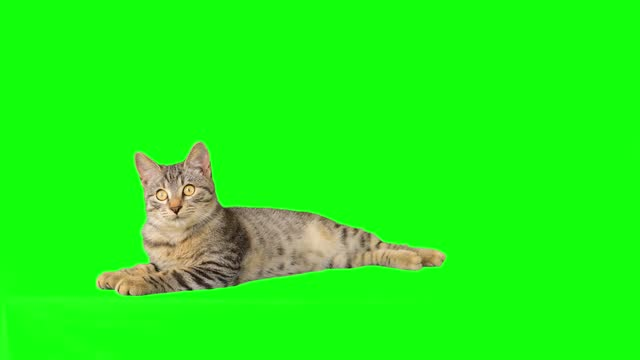
#> input picture Learning/Professional Courses/ImageProcessing/Tests/Test2/cat.jpg, 640 x 360 px
$ python test2.py
#> lines starting #> are read from the running program, lines starting #| are printed output that depends on the picture; after the words box and inside, x2 and y2 are one past the last pixel; in counts of white or black regions, pixels touching at a corner belong together
import cv2
import numpy as np

# 读取并转换图片格式
cat = cv2.imread('cat.jpg')
#> cat is the input picture: shape (360, 640, 3); mean B, G, R 22.1, 244.1, 32.3
hsv = cv2.cvtColor(cat, cv2.COLOR_RGB2HSV)
#> hsv: shape (360, 640, 3); mean H, S, V 64.9, 226.9, 246

# 指定绿色范围，60表示绿色，我取的范围是-+10
Gmin = np.array([50, 100, 100])
Gmax = np.array([70, 255, 255])
# 确定绿色范围
mask = cv2.inRange(hsv, Gmin, Gmax)
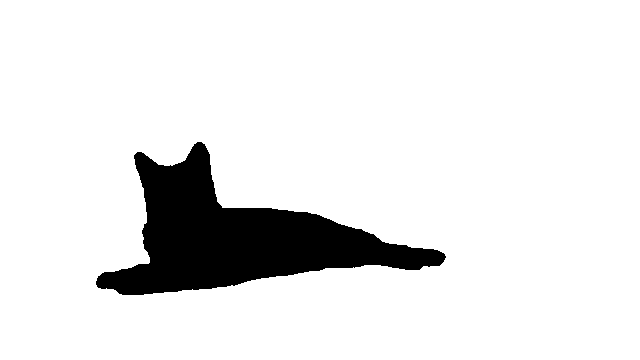
#> mask: shape (360, 640); 90.6% white; 1 black region, box (x1, y1, x2, y2) and area: (96, 142, 446, 295) 21630
cv2.imshow('m',mask)

# 确定非绿色范围
mask_not = cv2.bitwise_not(mask)
cv2.imshow('m_n',mask_not)

# 腐蚀膨胀
# 腐蚀操作：将会腐蚀图像中白色像素，以此来消除小斑点，
# 膨胀操作：将使剩余的白色像素扩张并重新增长回去。
erode = cv2.erode(mask, None, iterations=1)
#> erode: shape (360, 640); 90.1% white; 1 black region, box (x1, y1, x2, y2) and area: (95, 141, 447, 296) 22731
cv2.imshow('erode', erode)
dilate = cv2.dilate(erode, None, iterations=1)
#> dilate: shape (360, 640); 90.6% white; 1 black region, box (x1, y1, x2, y2) and area: (96, 142, 446, 295) 21637
cv2.imshow('dilate', dilate)

# 通过掩码控制的按位与运算锁定绿色区域
green = cv2.bitwise_and(cat, cat, mask=mask)
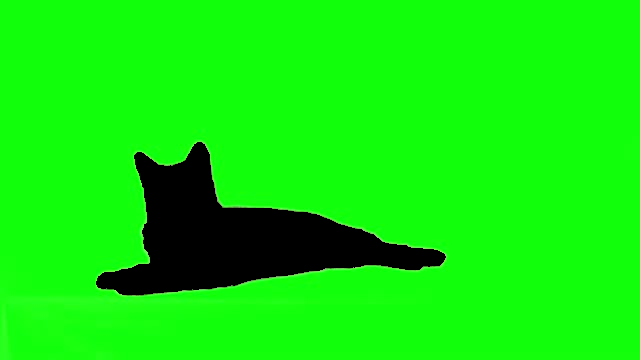
#> green: shape (360, 640, 3); mean B, G, R 11.6, 230.9, 17.4
cv2.imshow('g', green)
# 通过掩码控制的按位与运算锁定非绿色区域
green_not = cv2.bitwise_and(cat, cat, mask=mask_not)
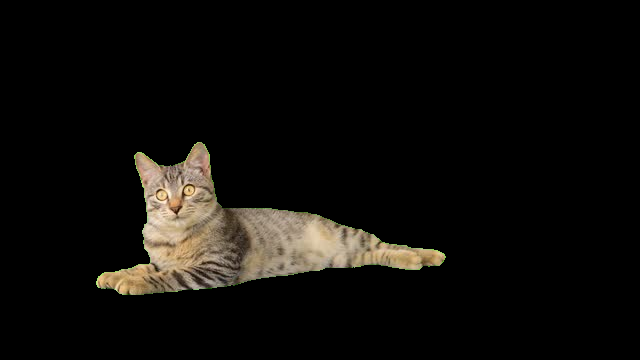
#> green_not: shape (360, 640, 3); mean B, G, R 10.4, 13.2, 15
cv2.imshow('g_n', green_not)

# 拆分为3通道
b, g, r = cv2.split(green_not)
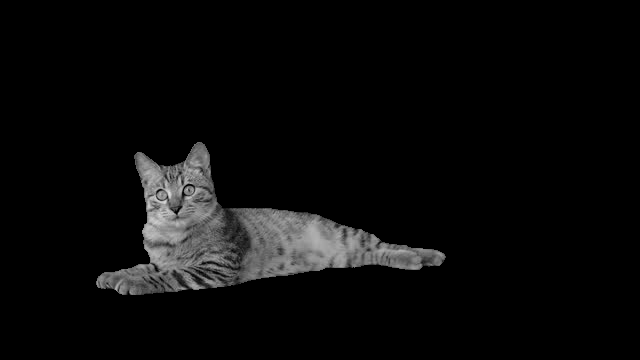
#> b: shape (360, 640); min 0, max 222, mean 10.4
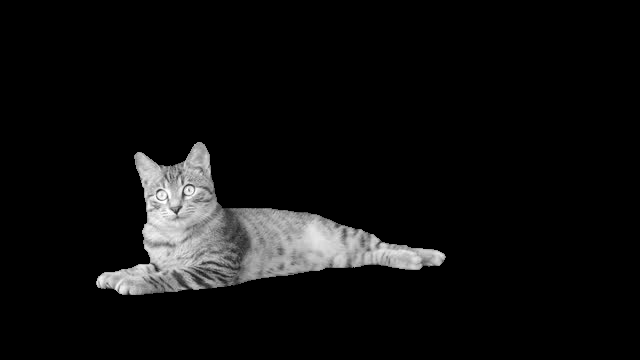
#> r: shape (360, 640); min 0, max 255, mean 15

# 合成4通道
bgra = cv2.merge([b, g, r, mask_not])

# 保存带有透明通道的catnew.jpg图片,
cv2.imwrite('catnew.jpg', bgra)

# 遍历替换，给图片加上背景
rows, cols, channels = bgra.shape   # 1. 获取前景图片的三通道数据，之后用于图片添加
#> rows = 360; cols = 640; channels = 4
table = cv2.imread('table.jpg')  # 2. 读入背景图片
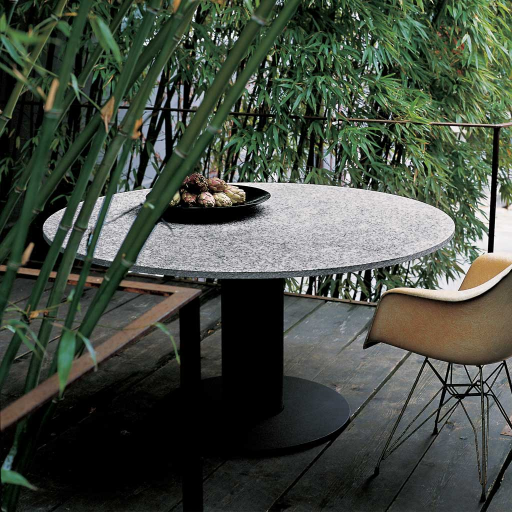
#> input picture Learning/Professional Courses/ImageProcessing/Tests/Test2/table.jpg, 1024 x 1024 px (shown at 1/2 size)
#> table is the input picture: shape (1024, 1024, 3); mean B, G, R 64.7, 75.7, 68
center = [200, 350]                 # 3. 在新背景图片中的起始位置

for i in range(rows):               # 4. 遍历前景图片的行列，找到黑色的点。将原图中对应位置的像素去替换黑点
    for j in range(cols):
        if dilate[i, j] == 0:  # 0代表黑色的点
            table[center[0]+i, center[1]+j] = cat[i, j]  # 此处替换颜色，为BGR通道
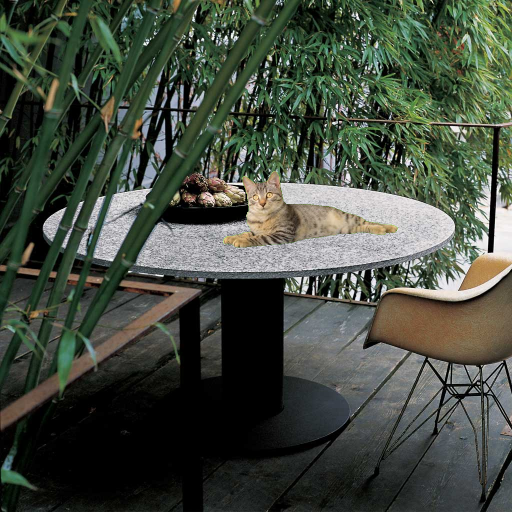
#> table: shape (1024, 1024, 3) (shown at 1/2 size); 2.06% of pixels changed, all inside (x1, y1, x2, y2) = (446, 342, 796, 495)
cv2.imshow('cat_on_table', table)

# [5 lines of commented-out code are left out]
cv2.waitKey()
cv2.destroyAllWindows()
